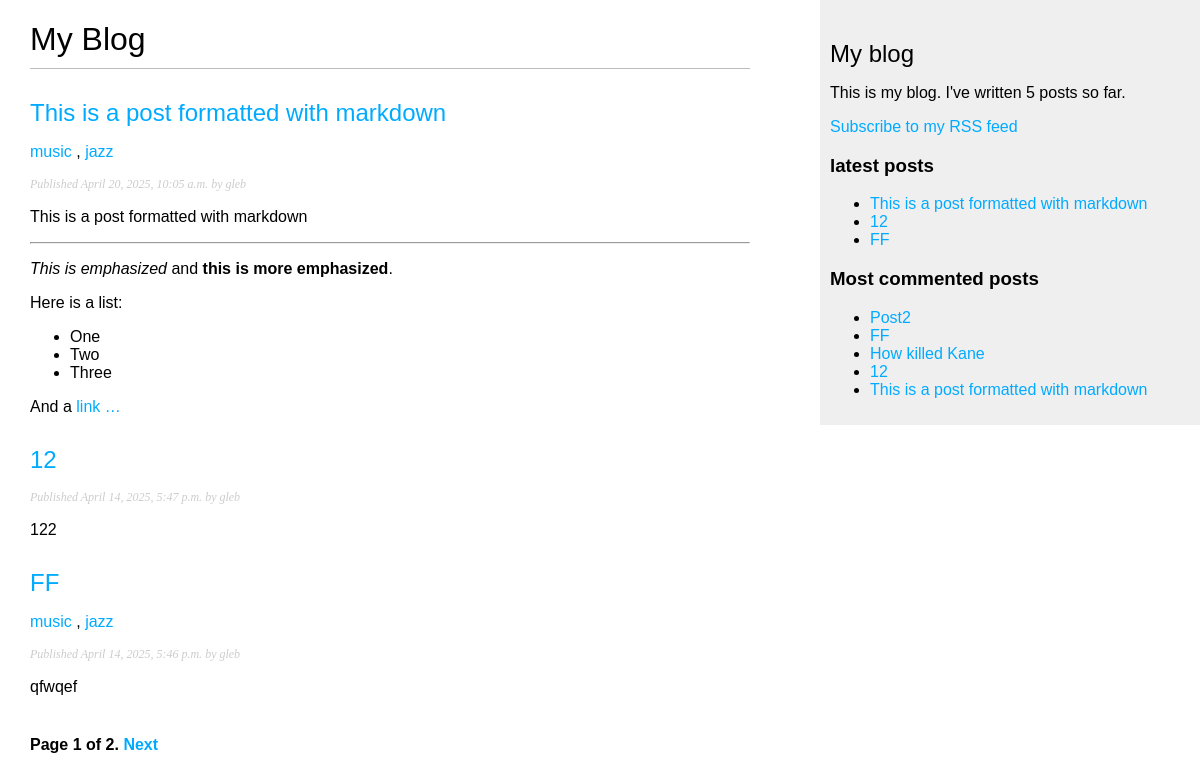
Screenshot of /blog/ with the database file from the repository.
### blog/models.py (models this page shows, shortened)
class Post(models.Model):
    tags = TaggableManager()
    class Status(models.TextChoices):
        DRAFT = 'DF', 'Draft'
        PUBLISHED = 'PB', 'Published'
    title = models.CharField(max_length=200)
    slog = models.CharField(max_length=200, unique_for_date='publish')
    body = models.TextField()
    author = models.ForeignKey(settings.AUTH_USER_MODEL, on_delete=models.CASCADE, related_name='blog_posts')
    publish = models.DateTimeField(default=timezone.now)
    created = models.DateTimeField(auto_now_add=True)
    updated = models.DateTimeField(auto_now=True)
    status = models.CharField(max_length=2, choices=Status, default=Status.DRAFT)
    objects = models.Manager()
    published = PublishManager()
    class Meta:
        ordering = ['-publish']
        indexes = [
            models.Index(fields=['-publish']),
        ]
    def get_absolute_url(self):
        return reverse('blog:post_detail', args=[self.publish.year, self.publish.month, self.publish.day, self.slog])

### blog/views.py (the view)
# urls.py: path('', views.post_list, name='post_list'),
def post_list(request, slug_tag=None):
    post_list = Post.published.all()
    tag = None
    if slug_tag:
        tag = get_object_or_404(Tag, slug=slug_tag)
        post_list = post_list.filter(tags__in=[tag])
    paginator = Paginator(post_list,3)
    page_list = request.GET.get('page', 1)
    try:
        posts = paginator.page(page_list)
    except PageNotAnInteger:
        posts = paginator.page(1)
    except EmptyPage:
        posts = paginator.page(paginator.num_pages)
    return render(request, 'blog/post/list.html', {'posts': posts, 'tag':tag})

### blog/models.py (called while the page is built)
    def get_queryset(self):
        return super().get_queryset().filter(status=Post.Status.PUBLISHED)

### blog/templatetags/blog_tags.py (called while the page is built)
@register.simple_tag()
def total_posts():
    return Post.published.count()

@register.inclusion_tag('blog/post/latest_posts.html')
def show_latest_posts(count=5):
    latest_posts = Post.published.all().order_by('-publish')[:count]
    return {'latest_posts': latest_posts}

@register.simple_tag()
def get_most_commented_posts(count=5):
    return Post.published.annotate(
        total_comments=Count('comment')).order_by('-total_comments')[:count]

@register.filter(name='markdown')
def markdown_form(text):
    return mark_safe(markdown.markdown(text))

### blog/templates/blog/post/list.html (shortened to what this page needs)
{% extends "blog/base.html" %}
{% load blog_tags %}
{% block content %}
  <h1>My Blog</h1>
  {% for post in posts %}
    <h2>
      <a href="{{ post.get_absolute_url }}">
        {{ post.title }}
      </a>
    </h2>
    <p class="tags">
    {% for tag in post.tags.all %}
        <a href="{% url "blog:post_list_by_tag" tag.slug %}">
          {{ tag.name }}
        </a>{% if not forloop.last %}, {% endif %}
    {% endfor %}
    </p>
    <p class="date">
      Published {{ post.publish }} by {{ post.author }}
    </p>
    {{ post.body|markdown|truncatewords:30 }}
  {% endfor %}
  {% include "pagination.html" with page=posts %}
{% endblock %}

### blog/templates/blog/base.html (shortened to what this page needs)
{% load blog_tags %}
{% load static %}
<!DOCTYPE html>
<html>
<head>
  <link href="{% static "css/blog.css" %}" rel="stylesheet">
</head>
<body>
  <div id="content">
    {% block content %}
    {% endblock %}
  </div>
  <div id="sidebar">
    <h2>My blog</h2>
    <p>This is my blog.
       I've written {% total_posts %} posts so far.
    </p>
    <p>
      <a href="{% url "blog:post_feed" %}">
        Subscribe to my RSS feed
      </a>
    </p>
    <h3>latest posts</h3>
    {% show_latest_posts 3 %}
    <h3>Most commented posts</h3>
    {% get_most_commented_posts as most_commented_posts %}
    <ul>
      {% for post in most_commented_posts %}
        <li>
          <a href="{{ post.get_absolute_url }}">{{ post.title|capfirst }}</a>
        </li>
      {% endfor %}
    </ul>
  </div>
</body>
</html>

### blog/templates/blog/post/latest_posts.html
<ul>
  {% for post in latest_posts %}
    <li>
      <a href="{{ post.get_absolute_url }}">{{ post.title|capfirst }}</a>
    </li>
  {% endfor %}
</ul>

### blog/static/css/blog.css (style rules this page uses)
body { margin:0; padding:0; font-family:helvetica, sans-serif; }
a { color:#00abff; text-decoration:none; }
h1 { font-weight:normal; border-bottom:1px solid #bbb; padding:0 0 10px 0; }
h2 { font-weight:normal; margin:30px 0 0; }
#content { float:left; width:60%; padding:0 0 0 30px; }
#sidebar { float:right; width:30%; padding:10px; background:#efefef; height:100%; }
p.date { color:#ccc; font-family: georgia, serif; font-size: 12px; font-style: italic; }

### rows the page displays
Post: title "This is a post formatted with markdown", publish "April 20, 2025, 10:05 a.m.", author "gleb", body "This is a post formatted with markdown This is emphasized and this is more emphasized . Here is a list: One Two Three And a link …"
Tag: name "music"
Tag: name "jazz"
Post: title "12", publish "April 14, 2025, 5:47 p.m.", author "gleb", body "122"
Post: title "FF", publish "April 14, 2025, 5:46 p.m.", author "gleb", body "qfwqef"
Post: title "Post2"
Post: title "How killed Kane"

### other values shown
{{ page.number }} "1"
{{ page.paginator.num_pages }} "2"
